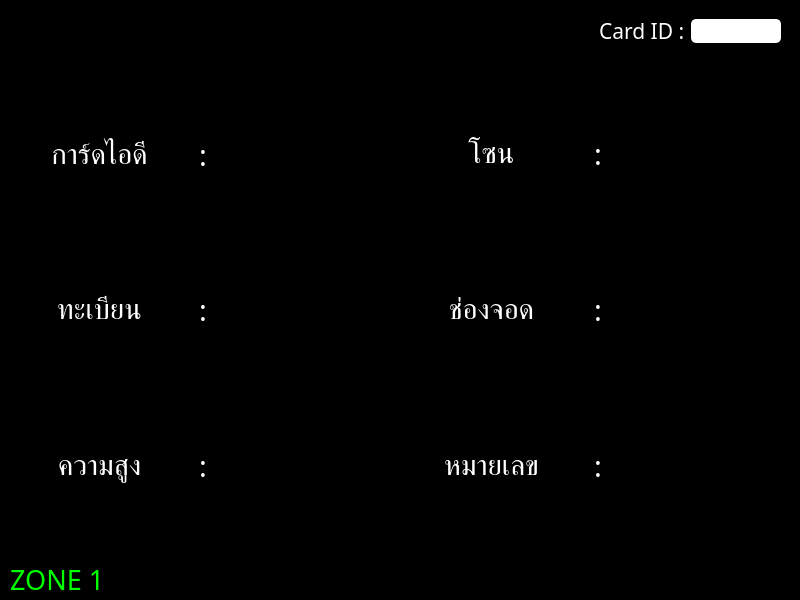
<?xml version="2.0" encoding="UTF-8"?>
<ui version="4.0">
 <class>MainControllerZ1Window</class>
 <widget class="QMainWindow" name="MainControllerZ1Window">
  <property name="geometry">
   <rect>
    <x>0</x>
    <y>0</y>
    <width>800</width>
    <height>600</height>
   </rect>
  </property>
  <property name="windowTitle">
   <string>Controller_zone1</string>
  </property>
  <widget class="QWidget" name="centralwidget">
   <property name="styleSheet">
    <string notr="true">background-color: rgb(0, 0, 0);</string>
   </property>
   <layout class="QVBoxLayout" name="verticalLayout">
    <property name="spacing">
     <number>0</number>
    </property>
    <property name="leftMargin">
     <number>0</number>
    </property>
    <property name="topMargin">
     <number>0</number>
    </property>
    <property name="rightMargin">
     <number>0</number>
    </property>
    <property name="bottomMargin">
     <number>0</number>
    </property>
    <item>
     <widget class="QFrame" name="frame">
      <property name="frameShape">
       <enum>QFrame::StyledPanel</enum>
      </property>
      <property name="frameShadow">
       <enum>QFrame::Raised</enum>
      </property>
      <layout class="QVBoxLayout" name="verticalLayout_2">
       <property name="spacing">
        <number>0</number>
       </property>
       <property name="leftMargin">
        <number>0</number>
       </property>
       <property name="topMargin">
        <number>0</number>
       </property>
       <property name="rightMargin">
        <number>0</number>
       </property>
       <property name="bottomMargin">
        <number>0</number>
       </property>
       <item>
        <widget class="QFrame" name="frame_2">
         <property name="maximumSize">
          <size>
           <width>16777215</width>
           <height>60</height>
          </size>
         </property>
         <property name="frameShape">
          <enum>QFrame::NoFrame</enum>
         </property>
         <property name="frameShadow">
          <enum>QFrame::Raised</enum>
         </property>
         <layout class="QHBoxLayout" name="horizontalLayout_2">
          <item>
           <widget class="QFrame" name="frame_17">
            <property name="font">
             <font>
              <family>Mitr SemiBold</family>
              <pointsize>16</pointsize>
             </font>
            </property>
            <property name="styleSheet">
             <string notr="true">color:#e20000;</string>
            </property>
            <property name="frameShape">
             <enum>QFrame::NoFrame</enum>
            </property>
            <property name="frameShadow">
             <enum>QFrame::Raised</enum>
            </property>
            <layout class="QHBoxLayout" name="horizontalLayout_7">
             <item>
              <widget class="QLabel" name="old_lot_label">
               <property name="font">
                <font>
                 <family>Mitr SemiBold</family>
                 <pointsize>20</pointsize>
                </font>
               </property>
               <property name="text">
                <string/>
               </property>
              </widget>
             </item>
            </layout>
           </widget>
          </item>
          <item>
           <spacer name="horizontalSpacer">
            <property name="orientation">
             <enum>Qt::Horizontal</enum>
            </property>
            <property name="sizeHint" stdset="0">
             <size>
              <width>40</width>
              <height>20</height>
             </size>
            </property>
           </spacer>
          </item>
          <item>
           <widget class="QFrame" name="frame_5">
            <property name="maximumSize">
             <size>
              <width>200</width>
              <height>16777215</height>
             </size>
            </property>
            <property name="frameShape">
             <enum>QFrame::NoFrame</enum>
            </property>
            <property name="frameShadow">
             <enum>QFrame::Raised</enum>
            </property>
            <layout class="QHBoxLayout" name="horizontalLayout">
             <item>
              <widget class="QLabel" name="label">
               <property name="font">
                <font>
                 <family>Mitr SemiBold</family>
                 <pointsize>16</pointsize>
                </font>
               </property>
               <property name="styleSheet">
                <string notr="true">color: rgb(255, 255, 255);</string>
               </property>
               <property name="text">
                <string>Card ID :</string>
               </property>
              </widget>
             </item>
             <item>
              <widget class="QLineEdit" name="lineEdit">
               <property name="font">
                <font>
                 <family>Mitr SemiBold</family>
                 <pointsize>16</pointsize>
                </font>
               </property>
               <property name="styleSheet">
                <string notr="true">background-color: rgb(255, 255, 255);
color: rgb(0, 0, 0);
border-radius:5px;</string>
               </property>
              </widget>
             </item>
            </layout>
           </widget>
          </item>
         </layout>
        </widget>
       </item>
       <item>
        <widget class="QFrame" name="frame_3">
         <property name="frameShape">
          <enum>QFrame::NoFrame</enum>
         </property>
         <property name="frameShadow">
          <enum>QFrame::Raised</enum>
         </property>
         <layout class="QVBoxLayout" name="verticalLayout_3">
          <item>
           <widget class="QFrame" name="frame_4">
            <property name="frameShape">
             <enum>QFrame::NoFrame</enum>
            </property>
            <property name="frameShadow">
             <enum>QFrame::Raised</enum>
            </property>
            <layout class="QHBoxLayout" name="horizontalLayout_3">
             <property name="spacing">
              <number>10</number>
             </property>
             <property name="leftMargin">
              <number>0</number>
             </property>
             <property name="topMargin">
              <number>0</number>
             </property>
             <property name="rightMargin">
              <number>0</number>
             </property>
             <property name="bottomMargin">
              <number>0</number>
             </property>
             <item>
              <widget class="QFrame" name="frame_6">
               <property name="frameShape">
                <enum>QFrame::NoFrame</enum>
               </property>
               <property name="frameShadow">
                <enum>QFrame::Raised</enum>
               </property>
               <layout class="QVBoxLayout" name="verticalLayout_7">
                <property name="leftMargin">
                 <number>0</number>
                </property>
                <property name="topMargin">
                 <number>0</number>
                </property>
                <property name="rightMargin">
                 <number>0</number>
                </property>
                <property name="bottomMargin">
                 <number>0</number>
                </property>
                <item>
                 <widget class="QFrame" name="frame_11">
                  <property name="frameShape">
                   <enum>QFrame::StyledPanel</enum>
                  </property>
                  <property name="frameShadow">
                   <enum>QFrame::Raised</enum>
                  </property>
                  <layout class="QHBoxLayout" name="horizontalLayout_4">
                   <property name="spacing">
                    <number>0</number>
                   </property>
                   <property name="leftMargin">
                    <number>0</number>
                   </property>
                   <property name="topMargin">
                    <number>0</number>
                   </property>
                   <property name="rightMargin">
                    <number>0</number>
                   </property>
                   <property name="bottomMargin">
                    <number>0</number>
                   </property>
                   <item>
                    <widget class="QFrame" name="frame_8">
                     <property name="frameShape">
                      <enum>QFrame::NoFrame</enum>
                     </property>
                     <property name="frameShadow">
                      <enum>QFrame::Raised</enum>
                     </property>
                     <layout class="QVBoxLayout" name="verticalLayout_4">
                      <item>
                       <widget class="QLabel" name="label_2">
                        <property name="font">
                         <font>
                          <family>Mitr SemiBold</family>
                          <pointsize>22</pointsize>
                         </font>
                        </property>
                        <property name="styleSheet">
                         <string notr="true">color: rgb(255, 255, 255);</string>
                        </property>
                        <property name="text">
                         <string>การ์ดไอดี</string>
                        </property>
                        <property name="alignment">
                         <set>Qt::AlignCenter</set>
                        </property>
                       </widget>
                      </item>
                      <item>
                       <widget class="QLabel" name="label_3">
                        <property name="font">
                         <font>
                          <family>Mitr SemiBold</family>
                          <pointsize>22</pointsize>
                         </font>
                        </property>
                        <property name="styleSheet">
                         <string notr="true">color: rgb(255, 255, 255);</string>
                        </property>
                        <property name="text">
                         <string>ทะเบียน</string>
                        </property>
                        <property name="alignment">
                         <set>Qt::AlignCenter</set>
                        </property>
                       </widget>
                      </item>
                      <item>
                       <widget class="QLabel" name="label_4">
                        <property name="font">
                         <font>
                          <family>Mitr SemiBold</family>
                          <pointsize>22</pointsize>
                         </font>
                        </property>
                        <property name="styleSheet">
                         <string notr="true">color: rgb(255, 255, 255);</string>
                        </property>
                        <property name="text">
                         <string>ความสูง</string>
                        </property>
                        <property name="alignment">
                         <set>Qt::AlignCenter</set>
                        </property>
                       </widget>
                      </item>
                     </layout>
                    </widget>
                   </item>
                   <item>
                    <widget class="QFrame" name="frame_9">
                     <property name="maximumSize">
                      <size>
                       <width>30</width>
                       <height>16777215</height>
                      </size>
                     </property>
                     <property name="frameShape">
                      <enum>QFrame::NoFrame</enum>
                     </property>
                     <property name="frameShadow">
                      <enum>QFrame::Raised</enum>
                     </property>
                     <layout class="QVBoxLayout" name="verticalLayout_5">
                      <item>
                       <widget class="QLabel" name="label_5">
                        <property name="font">
                         <font>
                          <family>Mitr SemiBold</family>
                          <pointsize>22</pointsize>
                         </font>
                        </property>
                        <property name="styleSheet">
                         <string notr="true">color: rgb(255, 255, 255);</string>
                        </property>
                        <property name="text">
                         <string>:</string>
                        </property>
                        <property name="alignment">
                         <set>Qt::AlignCenter</set>
                        </property>
                       </widget>
                      </item>
                      <item>
                       <widget class="QLabel" name="label_6">
                        <property name="font">
                         <font>
                          <family>Mitr SemiBold</family>
                          <pointsize>22</pointsize>
                         </font>
                        </property>
                        <property name="styleSheet">
                         <string notr="true">color: rgb(255, 255, 255);</string>
                        </property>
                        <property name="text">
                         <string>:</string>
                        </property>
                        <property name="alignment">
                         <set>Qt::AlignCenter</set>
                        </property>
                       </widget>
                      </item>
                      <item>
                       <widget class="QLabel" name="label_7">
                        <property name="font">
                         <font>
                          <family>Mitr SemiBold</family>
                          <pointsize>22</pointsize>
                         </font>
                        </property>
                        <property name="styleSheet">
                         <string notr="true">color: rgb(255, 255, 255);</string>
                        </property>
                        <property name="text">
                         <string>:</string>
                        </property>
                        <property name="alignment">
                         <set>Qt::AlignCenter</set>
                        </property>
                       </widget>
                      </item>
                     </layout>
                    </widget>
                   </item>
                   <item>
                    <widget class="QFrame" name="frame_10">
                     <property name="frameShape">
                      <enum>QFrame::NoFrame</enum>
                     </property>
                     <property name="frameShadow">
                      <enum>QFrame::Raised</enum>
                     </property>
                     <layout class="QVBoxLayout" name="verticalLayout_6">
                      <item>
                       <widget class="QLabel" name="label_8">
                        <property name="font">
                         <font>
                          <family>Mitr SemiBold</family>
                          <pointsize>22</pointsize>
                         </font>
                        </property>
                        <property name="styleSheet">
                         <string notr="true">color: #00ff00;</string>
                        </property>
                        <property name="text">
                         <string/>
                        </property>
                        <property name="alignment">
                         <set>Qt::AlignCenter</set>
                        </property>
                       </widget>
                      </item>
                      <item>
                       <widget class="QLabel" name="label_9">
                        <property name="font">
                         <font>
                          <family>Mitr SemiBold</family>
                          <pointsize>22</pointsize>
                         </font>
                        </property>
                        <property name="styleSheet">
                         <string notr="true">color: #00ff00;</string>
                        </property>
                        <property name="text">
                         <string/>
                        </property>
                        <property name="alignment">
                         <set>Qt::AlignCenter</set>
                        </property>
                       </widget>
                      </item>
                      <item>
                       <widget class="QLabel" name="label_10">
                        <property name="font">
                         <font>
                          <family>Mitr SemiBold</family>
                          <pointsize>22</pointsize>
                         </font>
                        </property>
                        <property name="styleSheet">
                         <string notr="true">color: #00ff00;</string>
                        </property>
                        <property name="text">
                         <string/>
                        </property>
                        <property name="alignment">
                         <set>Qt::AlignCenter</set>
                        </property>
                       </widget>
                      </item>
                     </layout>
                    </widget>
                   </item>
                  </layout>
                 </widget>
                </item>
               </layout>
              </widget>
             </item>
             <item>
              <widget class="QFrame" name="frame_7">
               <property name="frameShape">
                <enum>QFrame::NoFrame</enum>
               </property>
               <property name="frameShadow">
                <enum>QFrame::Raised</enum>
               </property>
               <layout class="QVBoxLayout" name="verticalLayout_11">
                <property name="leftMargin">
                 <number>0</number>
                </property>
                <property name="topMargin">
                 <number>0</number>
                </property>
                <property name="rightMargin">
                 <number>0</number>
                </property>
                <property name="bottomMargin">
                 <number>0</number>
                </property>
                <item>
                 <widget class="QFrame" name="frame_13">
                  <property name="frameShape">
                   <enum>QFrame::NoFrame</enum>
                  </property>
                  <property name="frameShadow">
                   <enum>QFrame::Raised</enum>
                  </property>
                  <layout class="QHBoxLayout" name="horizontalLayout_5">
                   <property name="spacing">
                    <number>0</number>
                   </property>
                   <property name="leftMargin">
                    <number>0</number>
                   </property>
                   <property name="topMargin">
                    <number>0</number>
                   </property>
                   <property name="rightMargin">
                    <number>0</number>
                   </property>
                   <property name="bottomMargin">
                    <number>0</number>
                   </property>
                   <item>
                    <widget class="QFrame" name="frame_14">
                     <property name="frameShape">
                      <enum>QFrame::NoFrame</enum>
                     </property>
                     <property name="frameShadow">
                      <enum>QFrame::Raised</enum>
                     </property>
                     <layout class="QVBoxLayout" name="verticalLayout_8">
                      <item>
                       <widget class="QLabel" name="label_11">
                        <property name="font">
                         <font>
                          <family>Mitr SemiBold</family>
                          <pointsize>22</pointsize>
                         </font>
                        </property>
                        <property name="styleSheet">
                         <string notr="true">color: rgb(255, 255, 255);</string>
                        </property>
                        <property name="text">
                         <string>โซน</string>
                        </property>
                        <property name="alignment">
                         <set>Qt::AlignCenter</set>
                        </property>
                       </widget>
                      </item>
                      <item>
                       <widget class="QLabel" name="label_12">
                        <property name="font">
                         <font>
                          <family>Mitr SemiBold</family>
                          <pointsize>22</pointsize>
                         </font>
                        </property>
                        <property name="styleSheet">
                         <string notr="true">color: rgb(255, 255, 255);</string>
                        </property>
                        <property name="text">
                         <string>ช่องจอด</string>
                        </property>
                        <property name="alignment">
                         <set>Qt::AlignCenter</set>
                        </property>
                       </widget>
                      </item>
                      <item>
                       <widget class="QLabel" name="label_13">
                        <property name="font">
                         <font>
                          <family>Mitr SemiBold</family>
                          <pointsize>22</pointsize>
                         </font>
                        </property>
                        <property name="styleSheet">
                         <string notr="true">color: rgb(255, 255, 255);</string>
                        </property>
                        <property name="text">
                         <string>หมายเลข</string>
                        </property>
                        <property name="alignment">
                         <set>Qt::AlignCenter</set>
                        </property>
                       </widget>
                      </item>
                     </layout>
                    </widget>
                   </item>
                   <item>
                    <widget class="QFrame" name="frame_15">
                     <property name="maximumSize">
                      <size>
                       <width>40</width>
                       <height>16777215</height>
                      </size>
                     </property>
                     <property name="frameShape">
                      <enum>QFrame::NoFrame</enum>
                     </property>
                     <property name="frameShadow">
                      <enum>QFrame::Raised</enum>
                     </property>
                     <layout class="QVBoxLayout" name="verticalLayout_9">
                      <item>
                       <widget class="QLabel" name="label_14">
                        <property name="font">
                         <font>
                          <family>Mitr SemiBold</family>
                          <pointsize>22</pointsize>
                         </font>
                        </property>
                        <property name="styleSheet">
                         <string notr="true">color: rgb(255, 255, 255);</string>
                        </property>
                        <property name="text">
                         <string>:</string>
                        </property>
                        <property name="alignment">
                         <set>Qt::AlignCenter</set>
                        </property>
                       </widget>
                      </item>
                      <item>
                       <widget class="QLabel" name="label_15">
                        <property name="font">
                         <font>
                          <family>Mitr SemiBold</family>
                          <pointsize>22</pointsize>
                         </font>
                        </property>
                        <property name="styleSheet">
                         <string notr="true">color: rgb(255, 255, 255);</string>
                        </property>
                        <property name="text">
                         <string>:</string>
                        </property>
                        <property name="alignment">
                         <set>Qt::AlignCenter</set>
                        </property>
                       </widget>
                      </item>
                      <item>
                       <widget class="QLabel" name="label_16">
                        <property name="font">
                         <font>
                          <family>Mitr SemiBold</family>
                          <pointsize>22</pointsize>
                         </font>
                        </property>
                        <property name="styleSheet">
                         <string notr="true">color: rgb(255, 255, 255);</string>
                        </property>
                        <property name="text">
                         <string>:</string>
                        </property>
                        <property name="alignment">
                         <set>Qt::AlignCenter</set>
                        </property>
                       </widget>
                      </item>
                     </layout>
                    </widget>
                   </item>
                   <item>
                    <widget class="QFrame" name="frame_16">
                     <property name="frameShape">
                      <enum>QFrame::NoFrame</enum>
                     </property>
                     <property name="frameShadow">
                      <enum>QFrame::Raised</enum>
                     </property>
                     <layout class="QVBoxLayout" name="verticalLayout_10">
                      <item>
                       <widget class="QLabel" name="label_17">
                        <property name="font">
                         <font>
                          <family>Mitr SemiBold</family>
                          <pointsize>22</pointsize>
                         </font>
                        </property>
                        <property name="styleSheet">
                         <string notr="true">color: #00ff00;</string>
                        </property>
                        <property name="text">
                         <string/>
                        </property>
                        <property name="alignment">
                         <set>Qt::AlignCenter</set>
                        </property>
                       </widget>
                      </item>
                      <item>
                       <widget class="QLabel" name="label_18">
                        <property name="font">
                         <font>
                          <family>Mitr SemiBold</family>
                          <pointsize>22</pointsize>
                         </font>
                        </property>
                        <property name="styleSheet">
                         <string notr="true">color: #00ff00;</string>
                        </property>
                        <property name="text">
                         <string/>
                        </property>
                        <property name="alignment">
                         <set>Qt::AlignCenter</set>
                        </property>
                       </widget>
                      </item>
                      <item>
                       <widget class="QLabel" name="label_19">
                        <property name="font">
                         <font>
                          <family>Mitr SemiBold</family>
                          <pointsize>22</pointsize>
                         </font>
                        </property>
                        <property name="styleSheet">
                         <string notr="true">color: #00ff00;</string>
                        </property>
                        <property name="text">
                         <string/>
                        </property>
                        <property name="alignment">
                         <set>Qt::AlignCenter</set>
                        </property>
                       </widget>
                      </item>
                     </layout>
                    </widget>
                   </item>
                  </layout>
                 </widget>
                </item>
               </layout>
              </widget>
             </item>
            </layout>
           </widget>
          </item>
         </layout>
        </widget>
       </item>
       <item>
        <widget class="QFrame" name="frame_12">
         <property name="maximumSize">
          <size>
           <width>16777215</width>
           <height>40</height>
          </size>
         </property>
         <property name="frameShape">
          <enum>QFrame::NoFrame</enum>
         </property>
         <property name="frameShadow">
          <enum>QFrame::Raised</enum>
         </property>
         <layout class="QHBoxLayout" name="horizontalLayout_6">
          <item>
           <widget class="QLabel" name="label_20">
            <property name="font">
             <font>
              <family>Mitr SemiBold</family>
              <pointsize>20</pointsize>
             </font>
            </property>
            <property name="styleSheet">
             <string notr="true">color: #00ff00;</string>
            </property>
            <property name="text">
             <string>ZONE 1</string>
            </property>
           </widget>
          </item>
          <item>
           <spacer name="horizontalSpacer_2">
            <property name="orientation">
             <enum>Qt::Horizontal</enum>
            </property>
            <property name="sizeHint" stdset="0">
             <size>
              <width>40</width>
              <height>20</height>
             </size>
            </property>
           </spacer>
          </item>
          <item>
           <widget class="QLabel" name="status_label">
            <property name="font">
             <font>
              <family>Mitr SemiBold</family>
              <pointsize>20</pointsize>
             </font>
            </property>
            <property name="styleSheet">
             <string notr="true">color: #00ff00;</string>
            </property>
            <property name="text">
             <string/>
            </property>
            <property name="alignment">
             <set>Qt::AlignCenter</set>
            </property>
           </widget>
          </item>
         </layout>
        </widget>
       </item>
      </layout>
     </widget>
    </item>
   </layout>
  </widget>
 </widget>
 <resources/>
 <connections/>
</ui>
